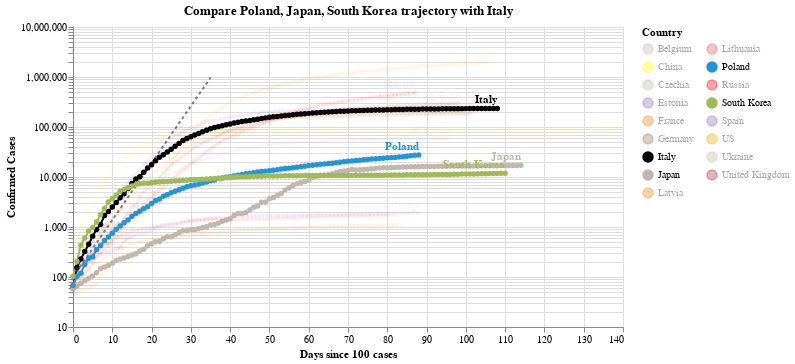

The cell this chart's notebook holds for it:
### Code cell
#hide_input
chart3 = make_since_chart(dff2, ['Poland', 'Japan', 'South Korea'], baseline_countries)
chart3

### Figure 1 — Vega-Lite specification as saved in the notebook (floating-point values rounded to 4 significant figures; data arrays with more than 128 entries replaced by an {"elided": "..."} marker saying what was removed)
{"config": {"view": {"continuousWidth": 400, "continuousHeight": 300}}, "layer": [{"data": {"name": "data-628230001892d6798b50651be41d1b3e"}, "mark": {"type": "line", "color": "black", "opacity": 0.5, "strokeDash": [3, 3]}, "encoding": {"x": {"type": "quantitative", "field": "Days since 100 cases"}, "y": {"type": "quantitative", "field": "Confirmed Cases"}}}, {"data": {"name": "data-964d8a34ce68315b9130cb5071e4d3d5"}, "mark": {"type": "line", "point": true}, "encoding": {"color": {"type": "nominal", "field": "Country", "legend": {"columns": 2}, "scale": {"domain": ["Belgium", "China", "Czechia", "Estonia", "France", "Germany", "Italy", "Japan", "Latvia", "Lithuania", "Poland", "Russia", "South Korea", "Spain", "US", "Ukraine", "United Kingdom"], "range": ["#C1B7AD", "yellow", "#C1B7AD", "#9467bd", "#F58518", "#9D755D", "black", "#C1B7AD", "#F58518", "#E45756", "#2495D3", "red", "#A1BA59", "#9467bd", "orange", "#C1B7AD", "brown"]}}, "opacity": {"condition": {"value": 1, "selection": "selector001"}, "value": 0.05}, "tooltip": [{"type": "nominal", "field": "Country"}, {"type": "temporal", "field": "Date"}, {"type": "quantitative", "field": "Confirmed Cases"}, {"type": "quantitative", "field": "Days since 100 cases"}], "x": {"type": "quantitative", "field": "Days since 100 cases"}, "y": {"type": "quantitative", "field": "Confirmed Cases", "scale": {"type": "log"}}}, "selection": {"selector001": {"type": "multi", "fields": ["Country"], "bind": "legend", "init": [{"Country": "Poland"}, {"Country": "Japan"}, {"Country": "South Korea"}, {"Country": "Italy"}]}}, "width": 550}, {"data": {"name": "data-964d8a34ce68315b9130cb5071e4d3d5"}, "mark": {"type": "text", "align": "right", "dy": -8, "fontWeight": "bold"}, "encoding": {"color": {"type": "nominal", "field": "Country", "legend": {"columns": 2}, "scale": {"domain": ["Belgium", "China", "Czechia", "Estonia", "France", "Germany", "Italy", "Japan", "Latvia", "Lithuania", "Poland", "Russia", "South Korea", "Spain", "US", "Ukraine", "United Kingdom"], "range": ["#C1B7AD", "yellow", "#C1B7AD", "#9467bd", "#F58518", "#9D755D", "black", "#C1B7AD", "#F58518", "#E45756", "#2495D3", "red", "#A1BA59", "#9467bd", "orange", "#C1B7AD", "brown"]}}, "opacity": {"condition": {"value": 1, "selection": "selector001"}, "value": 0.05}, "text": {"type": "nominal", "field": "Country"}, "tooltip": [{"type": "nominal", "field": "Country"}, {"type": "temporal", "field": "Date"}, {"type": "quantitative", "field": "Confirmed Cases"}, {"type": "quantitative", "field": "Days since 100 cases"}], "x": {"type": "quantitative", "field": "Days since 100 cases"}, "y": {"type": "quantitative", "field": "Confirmed Cases", "scale": {"type": "log"}}}, "transform": [{"filter": "(datum['Date'] >= 1591660800000)"}], "width": 550}], "title": "Compare Poland, Japan, South Korea trajectory with Italy", "$schema": "https://vega.github.io/schema/vega-lite/v4.0.2.json", "datasets": {"data-628230001892d6798b50651be41d1b3e": [{"Days since 100 cases": 0, "Confirmed Cases": 100.0}, {"Days since 100 cases": 1, "Confirmed Cases": 130.0}, {"Days since 100 cases": 2, "Confirmed Cases": 169.0}, {"Days since 100 cases": 3, "Confirmed Cases": 219.7}, {"Days since 100 cases": 4, "Confirmed Cases": 285.6}, {"Days since 100 cases": 5, "Confirmed Cases": 371.3}, {"Days since 100 cases": 6, "Confirmed Cases": 482.7}, {"Days since 100 cases": 7, "Confirmed Cases": 627.5}, {"Days since 100 cases": 8, "Confirmed Cases": 815.7}, {"Days since 100 cases": 9, "Confirmed Cases": 1060.0}, {"Days since 100 cases": 10, "Confirmed Cases": 1379.0}, {"Days since 100 cases": 11, "Confirmed Cases": 1792.0}, {"Days since 100 cases": 12, "Confirmed Cases": 2330.0}, {"Days since 100 cases": 13, "Confirmed Cases": 3029.0}, {"Days since 100 cases": 14, "Confirmed Cases": 3937.0}, {"Days since 100 cases": 15, "Confirmed Cases": 5119.0}, {"Days since 100 cases": 16, "Confirmed Cases": 6654.0}, {"Days since 100 cases": 17, "Confirmed Cases": 8650.0}, {"Days since 100 cases": 18, "Confirmed Cases": 11250.0}, {"Days since 100 cases": 19, "Confirmed Cases": 14620.0}, {"Days since 100 cases": 20, "Confirmed Cases": 19000.0}, {"Days since 100 cases": 21, "Confirmed Cases": 24710.0}, {"Days since 100 cases": 22, "Confirmed Cases": 32120.0}, {"Days since 100 cases": 23, "Confirmed Cases": 41750.0}, {"Days since 100 cases": 24, "Confirmed Cases": 54280.0}, {"Days since 100 cases": 25, "Confirmed Cases": 70560.0}, {"Days since 100 cases": 26, "Confirmed Cases": 91730.0}, {"Days since 100 cases": 27, "Confirmed Cases": 119300.0}, {"Days since 100 cases": 28, "Confirmed Cases": 155000.0}, {"Days since 100 cases": 29, "Confirmed Cases": 201500.0}, {"Days since 100 cases": 30, "Confirmed Cases": 262000.0}, {"Days since 100 cases": 31, "Confirmed Cases": 340600.0}, {"Days since 100 cases": 32, "Confirmed Cases": 442800.0}, {"Days since 100 cases": 33, "Confirmed Cases": 575600.0}, {"Days since 100 cases": 34, "Confirmed Cases": 748300.0}, {"Days since 100 cases": 35, "Confirmed Cases": 972800.0}], "data-964d8a34ce68315b9130cb5071e4d3d5": {"elided": "1686 records"}}}
